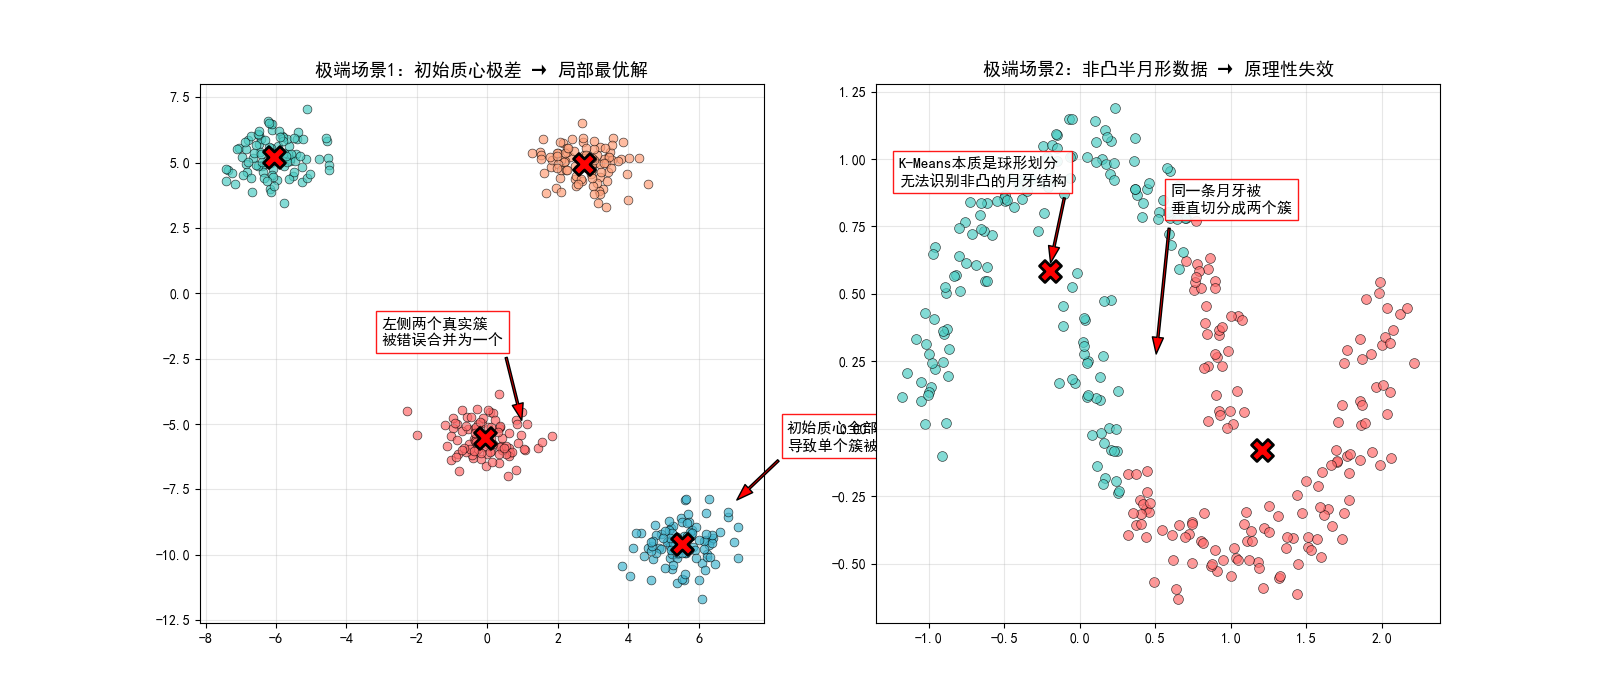

Generate this figure with Python:
import numpy as np
import matplotlib.pyplot as plt
from sklearn.datasets import make_blobs, make_moons
from sklearn.cluster import KMeans

# 设置全局字体和风格
plt.rcParams["font.sans-serif"] = ["SimHei"]  # 解决中文显示
plt.rcParams["axes.unicode_minus"] = False
colors = ["#FF6B6B", "#4ECDC4", "#45B7D1", "#FFA07A"]

# ===================== 创建画布：2个子图对应两种极端场景 =====================
fig, (ax1, ax2) = plt.subplots(1, 2, figsize=(16, 7))

# =============== 极端场景1：初始质心极差 → 陷入局部最优 ===============
# 生成4个簇的标准数据
X1, y_true1 = make_blobs(n_samples=400, centers=4, cluster_std=0.7, random_state=10)

# 手动指定极差的初始质心（3个质心都挤在右侧同一个簇附近）
bad_init = np.array(
    [
        [6.5, -8],  # 都集中在右下角簇内
        [7.2, -7.5],
        [7.0, -8.5],
        [1, -6],  # 只有1个质心在左侧
    ]
)

# 用坏初始值运行K-Means
kmeans_bad = KMeans(n_clusters=4, init=bad_init, n_init=1, max_iter=100, random_state=0)
labels_bad = kmeans_bad.fit_predict(X1)
centroids_bad = kmeans_bad.cluster_centers_

# 绘制聚类结果
for i in range(4):
    ax1.scatter(
        X1[labels_bad == i, 0],
        X1[labels_bad == i, 1],
        c=colors[i],
        s=40,
        alpha=0.7,
        edgecolors="k",
        linewidth=0.5,
    )
ax1.scatter(
    centroids_bad[:, 0],
    centroids_bad[:, 1],
    s=250,
    c="red",
    marker="X",
    edgecolors="black",
    linewidth=2,
    zorder=5,
)

# --- 添加注解 ---
# 注解1：指出质心扎堆
ax1.annotate(
    "初始质心全部扎堆在此，\n导致单个簇被强行拆分",
    xy=(7, -8),
    xytext=(8.5, -6),
    fontsize=11,
    arrowprops=dict(facecolor="red", shrink=0.05, width=1.5, headwidth=8),
    bbox=dict(facecolor="white", alpha=0.9, edgecolor="red", pad=4),
)

# 注解2：指出簇被错误合并
ax1.annotate(
    "左侧两个真实簇\n被错误合并为一个",
    xy=(1, -5),
    xytext=(-3, -2),
    fontsize=11,
    arrowprops=dict(facecolor="red", shrink=0.05, width=1.5, headwidth=8),
    bbox=dict(facecolor="white", alpha=0.9, edgecolor="red", pad=4),
)

ax1.set_title("极端场景1：初始质心极差 → 局部最优解", fontsize=13)
ax1.grid(True, alpha=0.3)

# =============== 极端场景2：非凸半月形数据 → 原理性失效 ===============
# 生成半月形数据
X2, y_true2 = make_moons(n_samples=300, noise=0.08, random_state=42)

# 运行K-Means (k=2)
kmeans_moon = KMeans(n_clusters=2, n_init=10, random_state=0)
labels_moon = kmeans_moon.fit_predict(X2)
centroids_moon = kmeans_moon.cluster_centers_

# 绘制聚类结果
for i in range(2):
    ax2.scatter(
        X2[labels_moon == i, 0],
        X2[labels_moon == i, 1],
        c=colors[i],
        s=50,
        alpha=0.7,
        edgecolors="k",
        linewidth=0.5,
    )
ax2.scatter(
    centroids_moon[:, 0],
    centroids_moon[:, 1],
    s=250,
    c="red",
    marker="X",
    edgecolors="black",
    linewidth=2,
    zorder=5,
)

# --- 添加注解 ---
ax2.annotate(
    "同一条月牙被\n垂直切分成两个簇",
    xy=(0.5, 0.25),
    xytext=(0.6, 0.8),
    fontsize=11,
    arrowprops=dict(facecolor="red", shrink=0.05, width=1.5, headwidth=8),
    bbox=dict(facecolor="white", alpha=0.9, edgecolor="red", pad=4),
)

ax2.annotate(
    "K-Means本质是球形划分\n无法识别非凸的月牙结构",
    xy=(-0.2, 0.6),
    xytext=(-1.2, 0.9),
    fontsize=11,
    arrowprops=dict(facecolor="red", shrink=0.05, width=1.5, headwidth=8),
    bbox=dict(facecolor="white", alpha=0.9, edgecolor="red", pad=4),
)

ax2.set_title("极端场景2：非凸半月形数据 → 原理性失效", fontsize=13)
ax2.grid(True, alpha=0.3)
plt.savefig("./test.png")
plt.tight_layout()
plt.show()
